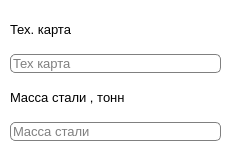
   <widget class="QWidget" name="widget_8" native="true">
    <property name="geometry">
     <rect>
      <x>10</x>
      <y>10</y>
      <width>231</width>
      <height>151</height>
     </rect>
    </property>
    <property name="styleSheet">
     <string notr="true">border-radius: 5px;
box-shadow: 3px 3px 5px rgba(0, 0, 0, 0.3);
background-color: rgb(255, 255, 255);</string>
    </property>
    <widget class="QWidget" name="verticalLayoutWidget_35">
     <property name="geometry">
      <rect>
       <x>10</x>
       <y>10</y>
       <width>211</width>
       <height>131</height>
      </rect>
     </property>
     <layout class="QVBoxLayout" name="verticalLayout_25">
      <item>
       <widget class="QLabel" name="label_241">
        <property name="font">
         <font>
          <pointsize>10</pointsize>
         </font>
        </property>
        <property name="text">
         <string>Тех. карта</string>
        </property>
       </widget>
      </item>
      <item>
       <widget class="QLineEdit" name="lineEdit_67">
        <property name="font">
         <font>
          <pointsize>10</pointsize>
         </font>
        </property>
        <property name="styleSheet">
         <string notr="true">border: 1px solid gray;
border-radius: 5%</string>
        </property>
        <property name="placeholderText">
         <string>Тех карта</string>
        </property>
       </widget>
      </item>
      <item>
       <widget class="QLabel" name="label_242">
        <property name="font">
         <font>
          <pointsize>10</pointsize>
         </font>
        </property>
        <property name="text">
         <string>Масса стали , тонн</string>
        </property>
       </widget>
      </item>
      <item>
       <widget class="QLineEdit" name="lineEdit_68">
        <property name="enabled">
         <bool>true</bool>
        </property>
        <property name="font">
         <font>
          <pointsize>10</pointsize>
         </font>
        </property>
        <property name="styleSheet">
         <string notr="true">border: 1px solid gray;
border-radius: 5%</string>
        </property>
        <property name="placeholderText">
         <string>Масса стали</string>
        </property>
       </widget>
      </item>
     </layout>
    </widget>
   </widget>
